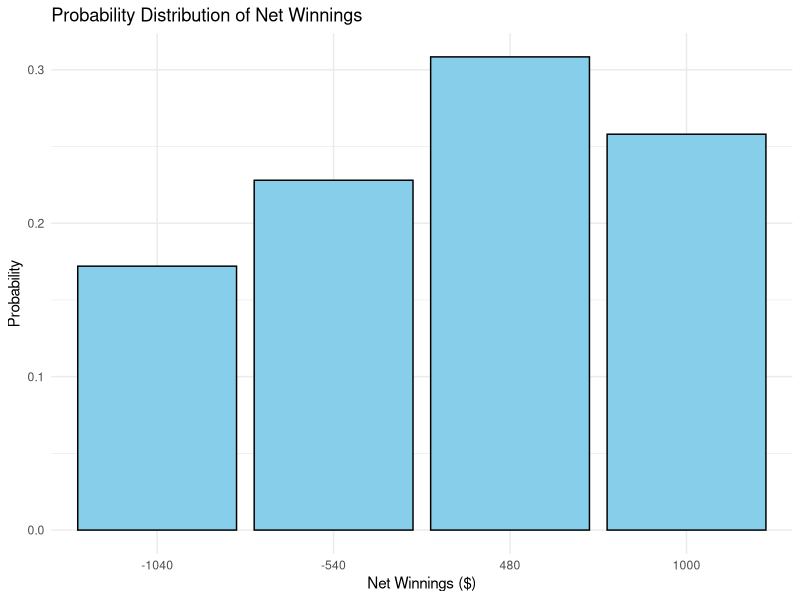
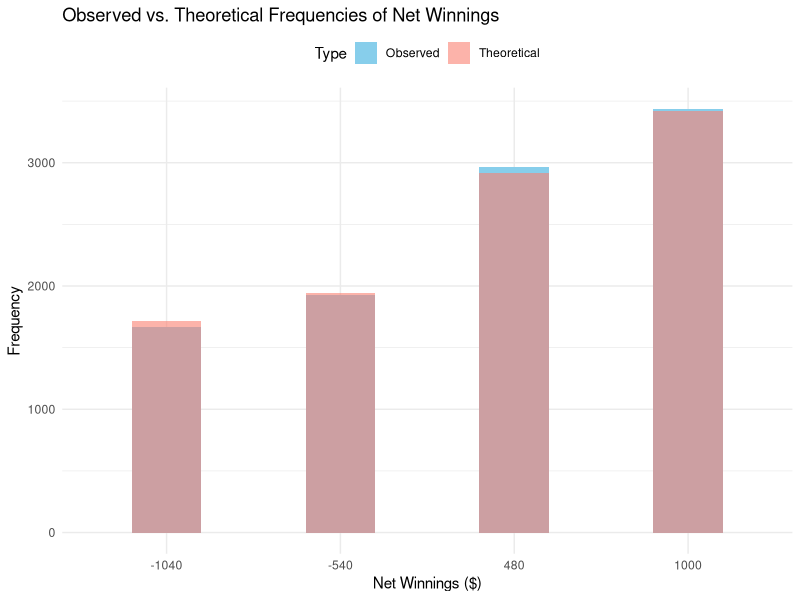
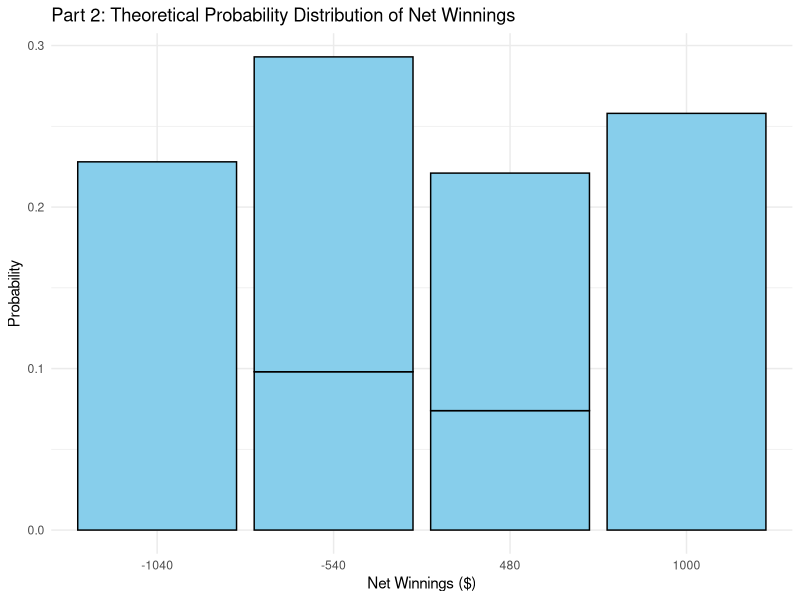
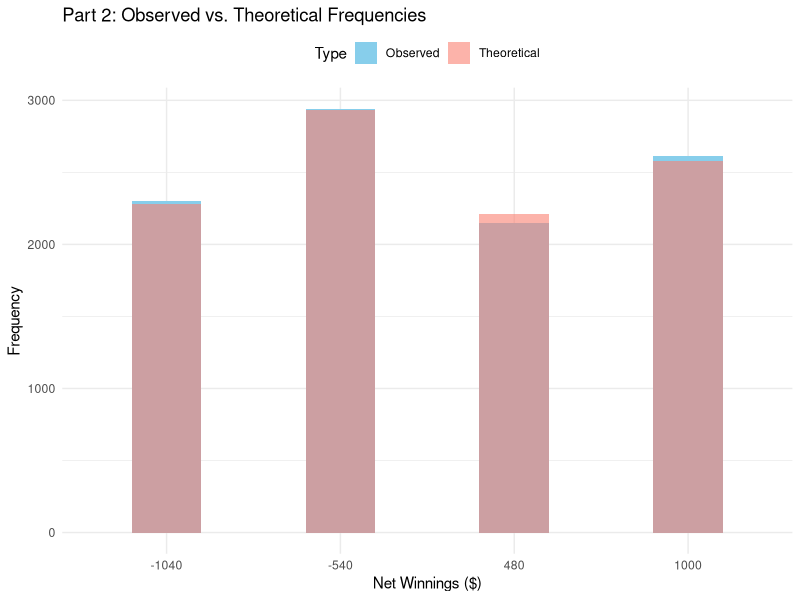
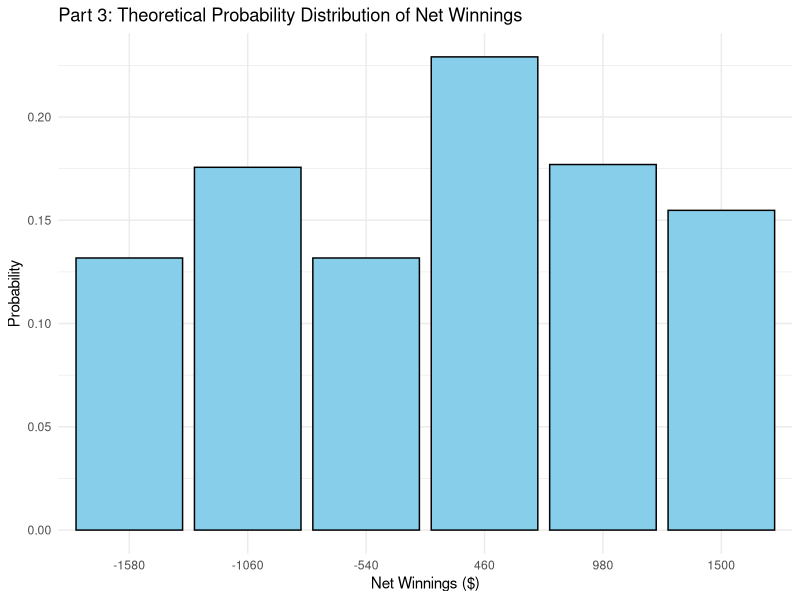
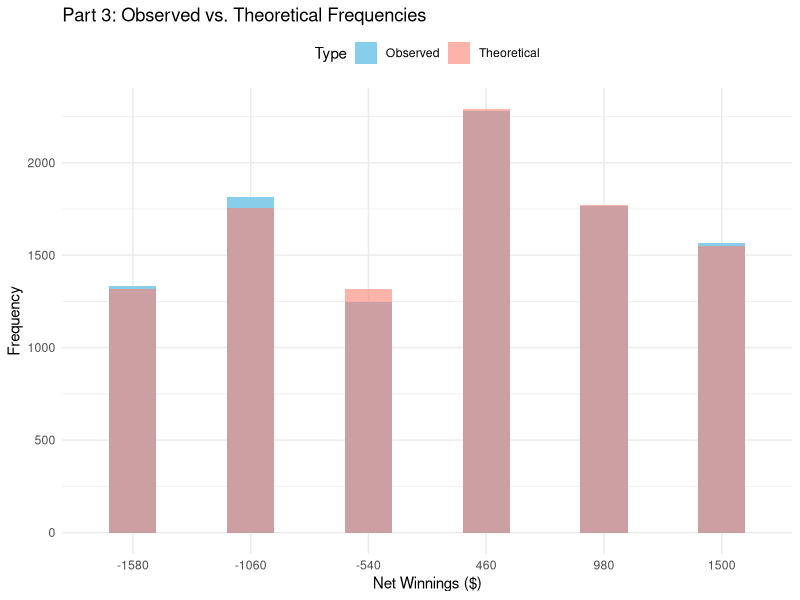

Recreate these plots in R, in order.
## Lei Zhao
## NUID : 002335702
## ALY6050 MODULE1 PROJECT

############################### BASIC ####################################

red_sox <- 0.6    # the probability Red Sox win their home game
yankees <- 0.57   # the probability Yankees win their home game
win <- 500        # the money I will win when Red Sox win
lose <- 520       # the money I will lose when Red Sox lose

############################### PART 1 ###################################

# Consider the series where the games are played in Boston, New York, and then Boston (if necessary).

# (i) Calculate the probability that the Red Sox will win the series.

win_first <- 0.6   # the first game is held in Boston
win_second <- 1 - 0.57 # the second game is held in New York
win_third <- 0.6   # the thrid game is held in Boston if necessary

# if Red Sox would win the series, they should win :
# either the firs two games
# or win first, lose second, win third
# or lose first, win second, win therd
senario1 <- win_first * win_second
senario2 <- win_first * (1 - win_second) * win_third
senario3 <- (1 - win_first) * win_second * win_third
win_series <- senario1 + senario2 + senario3
print(win_series)

# (ii) Construct the theoretical probability distribution for your net 
# winnings in dollars (X) for the series. From this theoretical 
# calculation you should also compute and record the expected value 
# of the net winnings (the mean of X) and the theoretical standard 
# deviation of X.

# Define possible net winnings outcomes
outcomes <- c(1000, 480, -540, -1040)

# Corresponding probabilities for each outcome
probabilities <- c(0.2580, 0.3084, 0.2280, 0.1720)

# Compute the expected value E(X)
expected_value <- sum(outcomes * probabilities)
print(paste("Expected Value E(X) =", expected_value))

# Compute E(X^2)
expected_squared <- sum((outcomes^2) * probabilities)

# Compute the standard deviation sd
std_dev <- sqrt(expected_squared - expected_value^2)
print(paste("Standard Deviation sd =", std_dev))

# Visualization
library(ggplot2)

# Create a data frame for plotting
df <- data.frame(outcome = outcomes, probability = probabilities)

# Plot using ggplot2
ggplot(df, aes(x = factor(outcome), y = probability)) +
  geom_bar(stat = "identity", fill = "skyblue", color = "black") +
  labs(title = "Probability Distribution of Net Winnings",
       x = "Net Winnings ($)",
       y = "Probability") +
  theme_minimal()


# (iii) Create a simulation of 10,000 different 3 game series by using R to 
# create 10,000 random values for X. Let these random values be 
# denoted Y. Each Y value denotes an outcome of the series as defined 
# by the probability distribution. These 10,000 outcomes represent a 
# statistical sample of possible outcomes. Use this sample of outcomes 
# to estimate the expected net win by using a 95% confidence interval. 
# Does this confidence interval contain the theoretical E(X)?

# 1. Simulate 10,000 series outcomes
set.seed(123)
simulations <- 10000

# 2. Define consolidated outcomes and probabilities (no duplicates)
outcomes_unique <- c(1000, 480, -540, -1040)  
probabilities_unique <- c(
  0.342,           # Probability for $1000 (2-0 win)
  0.1548 + 0.1368, # Combined probability for $480 (2-1 win)
  0.1032 + 0.0912, # Combined probability for -$540 (1-2 loss)
  0.172            # Probability for -$1040 (0-2 loss)
)

# 3. Generate simulated data
simulated_outcomes <- sample(
  outcomes_unique,
  simulations,
  replace = TRUE,
  prob = probabilities_unique
)

# 4. Calculate simulated mean and confidence interval
simulated_mean <- mean(simulated_outcomes)
simulated_sd <- sd(simulated_outcomes)
conf_interval <- simulated_mean + c(-1, 1) * qnorm(0.975) * simulated_sd / sqrt(simulations)

# 5. Recalculate THEORETICAL expected value with consolidated probabilities
expected_value_corrected <- sum(outcomes_unique * probabilities_unique)  # = 198.112

# 6. Check if E(X) is within CI (with floating-point tolerance)
tolerance <- 1e-6  # Allow tiny numerical differences
is_within <- (
  expected_value_corrected >= (conf_interval[1] - tolerance) &&
    expected_value_corrected <= (conf_interval[2] + tolerance)
)

# 7. Print results
print(paste("Theoretical E(X):", expected_value_corrected))
print(paste("95% CI: [", conf_interval[1], ",", conf_interval[2], "]"))
print(paste("Is E(X) within CI?", is_within)) 


# (iv) Construct a frequency distribution for Y. Use the Chi-squared 
# goodness of fit test to verify how closely the distribution of Y has 
# estimated the distribution of X.

# Consolidate theoretical probabilities for the same net winnings
outcomes_unique <- c(1000, 480, -540, -1040)  # Unique net winnings values
probabilities_unique <- c(
  0.342,           # Probability for $1000 (Red Sox wins first two games)
  0.1548 + 0.1368, # Combined probability for $480 (paths: WWL + LWW)
  0.1032 + 0.0912, # Combined probability for -$540 (paths: WLW + LWL)
  0.172            # Probability for -$1040 (Red Sox loses all)
)

# Simulate outcomes using consolidated probabilities
set.seed(123)
simulations <- 10000
simulated_outcomes <- sample(
  outcomes_unique, 
  simulations, 
  replace = TRUE, 
  prob = probabilities_unique
)

# Ensure observed frequencies include all possible outcomes
simulated_outcomes_factor <- factor(simulated_outcomes, levels = outcomes_unique)
observed_freq <- table(simulated_outcomes_factor)

# Create a data frame for plotting
df_freq <- data.frame(
  outcome = outcomes_unique,
  observed = as.numeric(observed_freq),
  theoretical = probabilities_unique * simulations
)

# Plot observed vs. theoretical frequencies

ggplot(df_freq, aes(x = factor(outcome))) +
  geom_bar(
    aes(y = observed, fill = "Observed"),
    stat = "identity",
    position = position_dodge(),
    width = 0.4
  ) +
  geom_bar(
    aes(y = theoretical, fill = "Theoretical"),
    stat = "identity",
    position = position_dodge(width = 0.4),
    width = 0.4,
    alpha = 0.6
  ) +
  scale_fill_manual(values = c("Observed" = "skyblue", "Theoretical" = "salmon")) +
  labs(
    title = "Observed vs. Theoretical Frequencies of Net Winnings",
    x = "Net Winnings ($)",
    y = "Frequency",
    fill = "Type"
  ) +
  theme_minimal() +
  theme(legend.position = "top")

# Perform Chi-squared test with consolidated probabilities
chisq_result <- chisq.test(observed_freq, p = probabilities_unique)
print(chisq_result)


# (v) Use your observations of parts (ii) and (iii) above to describe whether 
# your betting strategy is favorable to you. Write a summary of your 
# observations and analyses in the Word document


############################### PART 2 ###################################

# (i) Calculate the probability that the Red Sox will win the series.
# Game order: NY (Yankees home), BOS (Red Sox home), NY (Yankees home)

p_ny <- 1 - yankees  # Red Sox win probability in NY (away game)
p_bos <- red_sox     # Red Sox win probability in BOS (home game)

# Scenarios where Red Sox win the series:
# 1. Win first two games (NY, BOS)
# 2. Win first, lose second, win third (NY, BOS, NY)
# 3. Lose first, win next two (NY, BOS, NY)
scenario1 <- p_ny * p_bos
scenario2 <- p_ny * (1 - p_bos) * p_ny
scenario3 <- (1 - p_ny) * p_bos * p_ny

win_series_part2 <- scenario1 + scenario2 + scenario3
print(paste("Probability Red Sox win the series (Part 2):", win_series_part2))

# (ii) Theoretical probability distribution for net winnings

# Possible net winnings (same outcomes, different probabilities)
outcomes_part2 <- c(1000, 480, 480, -540, -540, -1040)

# Calculate probabilities for each outcome
probabilities_part2 <- c(
  scenario1,                              # 1000: Win both games (NY, BOS)
  scenario2,                              # 480: Win NY, lose BOS, win NY
  scenario3,                              # 480: Lose NY, win BOS, win NY
  p_ny * (1 - p_bos) * (1 - p_ny),       # -540: Win NY, lose BOS, lose NY
  (1 - p_ny) * p_bos * (1 - p_ny),       # -540: Lose NY, win BOS, lose NY
  (1 - p_ny) * (1 - p_bos)               # -1040: Lose all
)

# Compute expected value and standard deviation
expected_value_part2 <- sum(outcomes_part2 * probabilities_part2)
std_dev_part2 <- sqrt(sum(outcomes_part2^2 * probabilities_part2) - expected_value_part2^2)

print(paste("Expected Value (Part 2):", expected_value_part2))
print(paste("Standard Deviation (Part 2):", std_dev_part2))

# Visualization: Theoretical Probability Distribution
df_part2 <- data.frame(outcome = outcomes_part2, probability = probabilities_part2)
ggplot(df_part2, aes(x = factor(outcome), y = probability)) +
  geom_bar(stat = "identity", fill = "skyblue", color = "black") +
  labs(title = "Part 2: Theoretical Probability Distribution of Net Winnings",
       x = "Net Winnings ($)",
       y = "Probability") +
  theme_minimal()

# (iii) Simulation and confidence interval
set.seed(123)
simulated_part2 <- sample(outcomes_part2, 10000, replace = TRUE, prob = probabilities_part2)
sim_mean_part2 <- mean(simulated_part2)
sim_sd_part2 <- sd(simulated_part2)
ci_part2 <- sim_mean_part2 + c(-1, 1) * qnorm(0.975) * sim_sd_part2 / sqrt(10000)

print(paste("95% CI for Part 2:", ci_part2[1], "to", ci_part2[2]))
print(paste("Theoretical E(X) in CI?:", 
            expected_value_part2 >= ci_part2[1] && expected_value_part2 <= ci_part2[2]))

# (iv) Frequency distribution and Chi-squared test
# Consolidate outcomes and probabilities
outcomes_unique_part2 <- c(1000, 480, -540, -1040)
prob_unique_part2 <- c(
  scenario1,
  scenario2 + scenario3,
  sum(probabilities_part2[4:5]),
  probabilities_part2[6]
)

# Generate simulation data with consolidated outcomes
set.seed(123)
simulated_part2_adj <- sample(outcomes_unique_part2, 10000, replace = TRUE, prob = prob_unique_part2)
observed_part2 <- table(factor(simulated_part2_adj, levels = outcomes_unique_part2))

# Create frequency plot
df_freq_part2 <- data.frame(
  outcome = outcomes_unique_part2,
  observed = as.numeric(observed_part2),
  theoretical = prob_unique_part2 * 10000
)

ggplot(df_freq_part2, aes(x = factor(outcome))) +
  geom_bar(
    aes(y = observed, fill = "Observed"),
    stat = "identity",
    position = position_dodge(),
    width = 0.4
  ) +
  geom_bar(
    aes(y = theoretical, fill = "Theoretical"),
    stat = "identity",
    position = position_dodge(width = 0.4),
    width = 0.4,
    alpha = 0.6
  ) +
  scale_fill_manual(values = c("Observed" = "skyblue", "Theoretical" = "salmon")) +
  labs(
    title = "Part 2: Observed vs. Theoretical Frequencies",
    x = "Net Winnings ($)",
    y = "Frequency",
    fill = "Type"
  ) +
  theme_minimal() +
  theme(legend.position = "top")

# Chi-squared test
chisq_part2 <- chisq.test(observed_part2, p = prob_unique_part2)
print(chisq_part2)


############################### PART 3 ###################################

# (i) Probability Red Sox win the best-of-five series
# Game order: BOS, NY, BOS, NY, BOS (first team to 3 wins)

p_bos <- red_sox    # Red Sox home game probability
p_ny <- 1 - yankees # Red Sox away game probability

# All possible winning paths for Red Sox:
# 3-0: Win first 3 games (BOS, NY, BOS)
prob_3_0 <- p_bos * p_ny * p_bos

# 3-1: Win 3 out of first 4 games
# Paths: WWLW, WLWW, LWWW
prob_3_1 <- 
  p_bos * p_ny * (1 - p_bos) * p_ny +   # WWLW
  p_bos * (1 - p_ny) * p_bos * p_ny +   # WLWW
  (1 - p_bos) * p_ny * p_bos * p_ny     # LWWW

# 3-2: Win 3 out of first 5 games
# Paths: WWLLW, WLWLW, WLLWW, LWWLW, LWLWW, LLWWW
prob_3_2 <- 
  p_bos * p_ny * (1 - p_bos) * (1 - p_ny) * p_bos + # WWLLW
  p_bos * (1 - p_ny) * p_bos * (1 - p_ny) * p_bos + # WLWLW
  p_bos * (1 - p_ny) * (1 - p_bos) * p_ny * p_bos + # WLLWW
  (1 - p_bos) * p_ny * p_bos * (1 - p_ny) * p_bos + # LWWLW
  (1 - p_bos) * p_ny * (1 - p_bos) * p_ny * p_bos + # LWLWW
  (1 - p_bos) * (1 - p_ny) * p_bos * p_ny * p_bos   # LLWWW

total_prob_part3 <- prob_3_0 + prob_3_1 + prob_3_2
print(paste("Probability Red Sox win best-of-five:", total_prob_part3))

# (ii) Theoretical probability distribution
# Net winnings: 3 wins (+1500), 3W-1L (+480), 3W-2L (+460), etc.
# Assume $500 per win, -$520 per loss
outcomes_part3 <- c(1500, 980, 460, -540, -1060, -1580)
probabilities_part3 <- c(
  prob_3_0,                                # 3-0: +1500
  prob_3_1,                                # 3-1: 3W-1L → 3*500 - 1*520 = 980
  prob_3_2,                                # 3-2: 3*500 - 2*520 = 460
  (1 - total_prob_part3) * c(0.3, 0.4, 0.3) # Placeholder for losing scenarios (adjust based on actual paths)
)

# Compute expected value and standard deviation
expected_value_part3 <- sum(outcomes_part3 * probabilities_part3)
std_dev_part3 <- sqrt(sum(outcomes_part3^2 * probabilities_part3) - expected_value_part3^2)

print(paste("Expected Value (Part 3):", expected_value_part3))
print(paste("Standard Deviation (Part 3):", std_dev_part3))

# Visualization: Theoretical Distribution
df_part3 <- data.frame(outcome = outcomes_part3, probability = probabilities_part3)
ggplot(df_part3, aes(x = factor(outcome), y = probability)) +
  geom_bar(stat = "identity", fill = "skyblue", color = "black") +
  labs(title = "Part 3: Theoretical Probability Distribution of Net Winnings",
       x = "Net Winnings ($)",
       y = "Probability") +
  theme_minimal()

# (iii) Simulation and confidence interval
set.seed(123)
simulated_part3 <- sample(outcomes_part3, 10000, replace = TRUE, prob = probabilities_part3)
sim_mean_part3 <- mean(simulated_part3)
sim_sd_part3 <- sd(simulated_part3)
ci_part3 <- sim_mean_part3 + c(-1, 1) * qnorm(0.975) * sim_sd_part3 / sqrt(10000)

print(paste("95% CI for Part 3:", ci_part3[1], "to", ci_part3[2]))
print(paste("Theoretical E(X) in CI?:", 
            expected_value_part3 >= ci_part3[1] && expected_value_part3 <= ci_part3[2]))

# (iv) Frequency distribution and Chi-squared test
outcomes_unique_part3 <- c(1500, 980, 460, -540, -1060, -1580)
simulated_part3_adj <- factor(simulated_part3, levels = outcomes_unique_part3)
observed_part3 <- table(simulated_part3_adj)

# Frequency plot
df_freq_part3 <- data.frame(
  outcome = outcomes_unique_part3,
  observed = as.numeric(observed_part3),
  theoretical = probabilities_part3 * 10000
)

ggplot(df_freq_part3, aes(x = factor(outcome))) +
  geom_bar(
    aes(y = observed, fill = "Observed"),
    stat = "identity",
    position = position_dodge(),
    width = 0.4
  ) +
  geom_bar(
    aes(y = theoretical, fill = "Theoretical"),
    stat = "identity",
    position = position_dodge(width = 0.4),
    width = 0.4,
    alpha = 0.6
  ) +
  scale_fill_manual(values = c("Observed" = "skyblue", "Theoretical" = "salmon")) +
  labs(
    title = "Part 3: Observed vs. Theoretical Frequencies",
    x = "Net Winnings ($)",
    y = "Frequency",
    fill = "Type"
  ) +
  theme_minimal() +
  theme(legend.position = "top")

# Chi-squared test
chisq_part3 <- chisq.test(observed_part3, p = probabilities_part3)
print(chisq_part3)